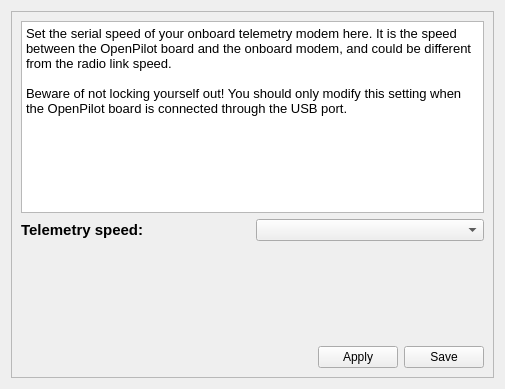
<?xml version="1.0" encoding="UTF-8"?>
<ui version="4.0">
 <class>PRO_HW_Widget</class>
 <widget class="QWidget" name="PRO_HW_Widget">
  <property name="geometry">
   <rect>
    <x>0</x>
    <y>0</y>
    <width>505</width>
    <height>389</height>
   </rect>
  </property>
  <property name="windowTitle">
   <string>Form</string>
  </property>
  <layout class="QVBoxLayout" name="verticalLayout">
   <item>
    <widget class="QFrame" name="frame">
     <property name="frameShape">
      <enum>QFrame::StyledPanel</enum>
     </property>
     <property name="frameShadow">
      <enum>QFrame::Raised</enum>
     </property>
     <layout class="QVBoxLayout" name="verticalLayout_2">
      <item>
       <widget class="QTextBrowser" name="textBrowser">
        <property name="html">
         <string>&lt;!DOCTYPE HTML PUBLIC &quot;-//W3C//DTD HTML 4.0//EN&quot; &quot;http://www.w3.org/TR/REC-html40/strict.dtd&quot;&gt;
&lt;html&gt;&lt;head&gt;&lt;meta name=&quot;qrichtext&quot; content=&quot;1&quot; /&gt;&lt;style type=&quot;text/css&quot;&gt;
p, li { white-space: pre-wrap; }
&lt;/style&gt;&lt;/head&gt;&lt;body style=&quot; font-family:'Ubuntu'; font-size:11pt; font-weight:400; font-style:normal;&quot;&gt;
&lt;p style=&quot; margin-top:0px; margin-bottom:0px; margin-left:0px; margin-right:0px; -qt-block-indent:0; text-indent:0px;&quot;&gt;&lt;span style=&quot; font-family:'Sans'; font-size:10pt;&quot;&gt;Set the serial speed of your onboard telemetry modem here. It is the speed between the OpenPilot board and the onboard modem, and could be different from the radio link speed.&lt;/span&gt;&lt;/p&gt;
&lt;p style=&quot;-qt-paragraph-type:empty; margin-top:0px; margin-bottom:0px; margin-left:0px; margin-right:0px; -qt-block-indent:0; text-indent:0px; font-family:'Sans'; font-size:10pt;&quot;&gt;&lt;/p&gt;
&lt;p style=&quot; margin-top:0px; margin-bottom:0px; margin-left:0px; margin-right:0px; -qt-block-indent:0; text-indent:0px;&quot;&gt;&lt;span style=&quot; font-family:'Sans'; font-size:10pt;&quot;&gt;Beware of not locking yourself out! You should only modify this setting when the OpenPilot board is connected through the USB port.&lt;/span&gt;&lt;/p&gt;&lt;/body&gt;&lt;/html&gt;</string>
        </property>
       </widget>
      </item>
      <item>
       <layout class="QHBoxLayout" name="horizontalLayout">
        <item>
         <widget class="QLabel" name="label">
          <property name="font">
           <font>
            <pointsize>11</pointsize>
            <weight>75</weight>
            <bold>true</bold>
           </font>
          </property>
          <property name="text">
           <string>Telemetry speed:</string>
          </property>
         </widget>
        </item>
        <item>
         <widget class="QComboBox" name="telemetrySpeed">
          <property name="toolTip">
           <string>Select the speed here.</string>
          </property>
         </widget>
        </item>
       </layout>
      </item>
      <item>
       <spacer name="verticalSpacer">
        <property name="orientation">
         <enum>Qt::Vertical</enum>
        </property>
        <property name="sizeHint" stdset="0">
         <size>
          <width>20</width>
          <height>40</height>
         </size>
        </property>
       </spacer>
      </item>
      <item>
       <layout class="QHBoxLayout" name="horizontalLayout_2">
        <item>
         <spacer name="horizontalSpacer">
          <property name="orientation">
           <enum>Qt::Horizontal</enum>
          </property>
          <property name="sizeHint" stdset="0">
           <size>
            <width>40</width>
            <height>20</height>
           </size>
          </property>
         </spacer>
        </item>
        <item>
         <widget class="QPushButton" name="saveTelemetryToRAM">
          <property name="toolTip">
           <string>Send to OpenPilot but don't write in SD.
Beware of not locking yourself out!</string>
          </property>
          <property name="text">
           <string>Apply</string>
          </property>
         </widget>
        </item>
        <item>
         <widget class="QPushButton" name="saveTelemetryToSD">
          <property name="toolTip">
           <string>Applies and Saves all settings to SD.
Beware of not locking yourself out!</string>
          </property>
          <property name="text">
           <string>Save</string>
          </property>
         </widget>
        </item>
       </layout>
      </item>
     </layout>
    </widget>
   </item>
  </layout>
 </widget>
 <resources/>
 <connections/>
</ui>
